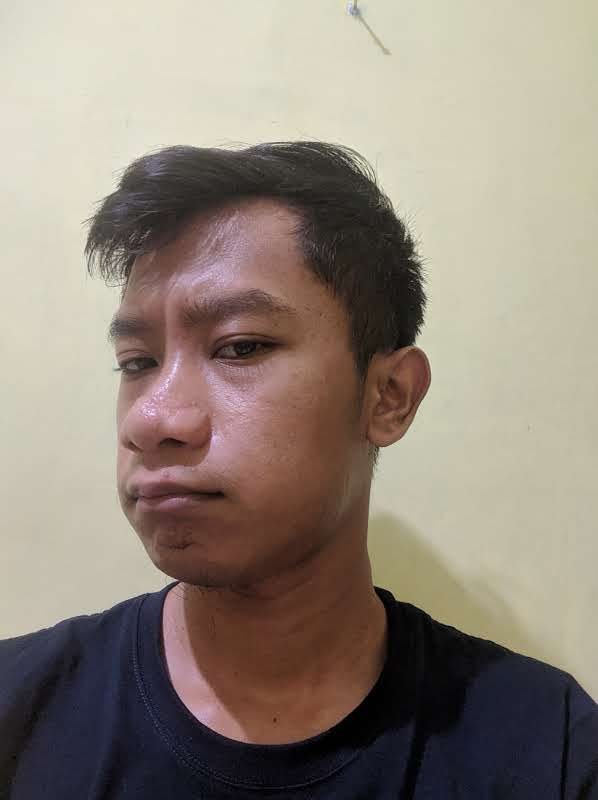
#> input picture face recognition/dataset/Didik/Didik-1.jpg, 598 x 800 px, found by its file name
$ python facerecognition.py
#> lines starting #> are read from the running program, lines starting #| are printed output that depends on the picture
from time import time
import numpy as np
import os
from sklearn.metrics import classification_report
from sklearn.metrics import confusion_matrix
from sklearn.model_selection import train_test_split
from sklearn.model_selection import GridSearchCV
from sklearn.svm import SVC
from sklearn.decomposition import PCA
import cv2 as cv
import sys
import matplotlib.pyplot as plt

path = "/home/didik/image-processing/face recognition/dataset/"

data_slice = [70, 195, 78, 172] #[ymin, ymax, xmin, xmax]

#to sxtrac the 'instersting' part of the image files and avoid use statistical correlation from the background

#resize the ratio to reduce sample dimention
resize_ratio = 2.5

height = int((data_slice[1] - data_slice[0])/resize_ratio) #ymax - ymin slice, Height of th the image in float
width = int((data_slice[3] - data_slice[2])/resize_ratio) #xmax - xmin, width of the image in float
print(f"Image dimention after resize (h,w) : {height,width}")
n_sample = 0 #initial sample count
label_count = 0 #intial label count
n_classes = 0 #initial class count

#PCA COmponent
n_components = 7 #7

#Flat image feature vector
x=[]
#int array of label vector
y=[]

target_names = []#Array to store the name of people

for directory in os.listdir(path):
    for file in os.listdir(path+directory):
        img = cv.imread(path+directory+"/"+file)[data_slice[0]:data_slice[1], data_slice[2]:data_slice[3]]
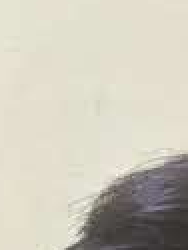
#> img: shape (125, 94, 3) (shown 2 times larger); mean B, G, R 186.4, 200.1, 204.3
        img = cv.resize(img, (width,height))
#> img: shape (50, 37, 3)
        img = cv.cvtColor(img, cv.COLOR_BGR2GRAY)
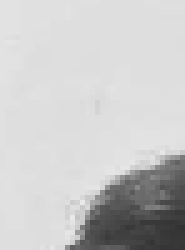
#> img: shape (50, 37) (shown 5 times larger); min 50, max 233, mean 199.7
        featureVector= np.array(img).flatten()
#> featureVector = 1850 values, max 233 at index 1496, min 50 at index 1701, mean 199.7
        x.append(featureVector)
        y.append(label_count)
        n_sample +=1

    target_names.append(directory)
    label_count +=1
#> pass 2 of the loop `for directory in os.listdir(path):`:
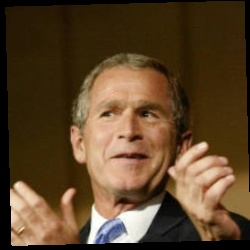
#> input picture face recognition/dataset/George_W_Bush/George_W_Bush_0007.jpg, 250 x 250 px, found by its file name
#> `img = cv.imread(path+directory+"/"+file)[data_slice[0]:data_slice[1], ..`:
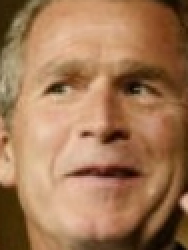
#> img: shape (125, 94, 3) (shown 2 times larger); mean B, G, R 84.7, 118.9, 161.2
#> `img = cv.cvtColor(img, cv.COLOR_BGR2GRAY)`:
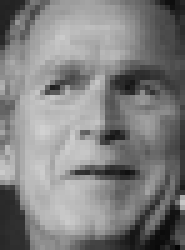
#> img: shape (50, 37) (shown 5 times larger); min 6, max 209, mean 127.5
#> featureVector = 1850 values, max 209 at index 970, min 6 at index 1848, mean 127.5

print(f"Samples : {n_sample}")
print(f"Class   : {target_names}")
#| Class   : ['Didik', 'George_W_Bush']
n_classes = len(target_names)
#> n_classes = 2

#Split into a traini gset and a test set using startified k fold

#split into a training and testing set
x_train, x_test, y_train, y_test = train_test_split(x,y, test_size=0.25, random_state=42)

#compute a PCA (eigenfaces) on the face dataset (treated as unlabeled dataset): unsupervised feature extraction/dimensionality reduction

print(f"Extracting the top {n_components} eaigenfaces from {len(x_train)} faces")

t0= time()
#> (the run stopped early here; a loop or call above may not have finished)
